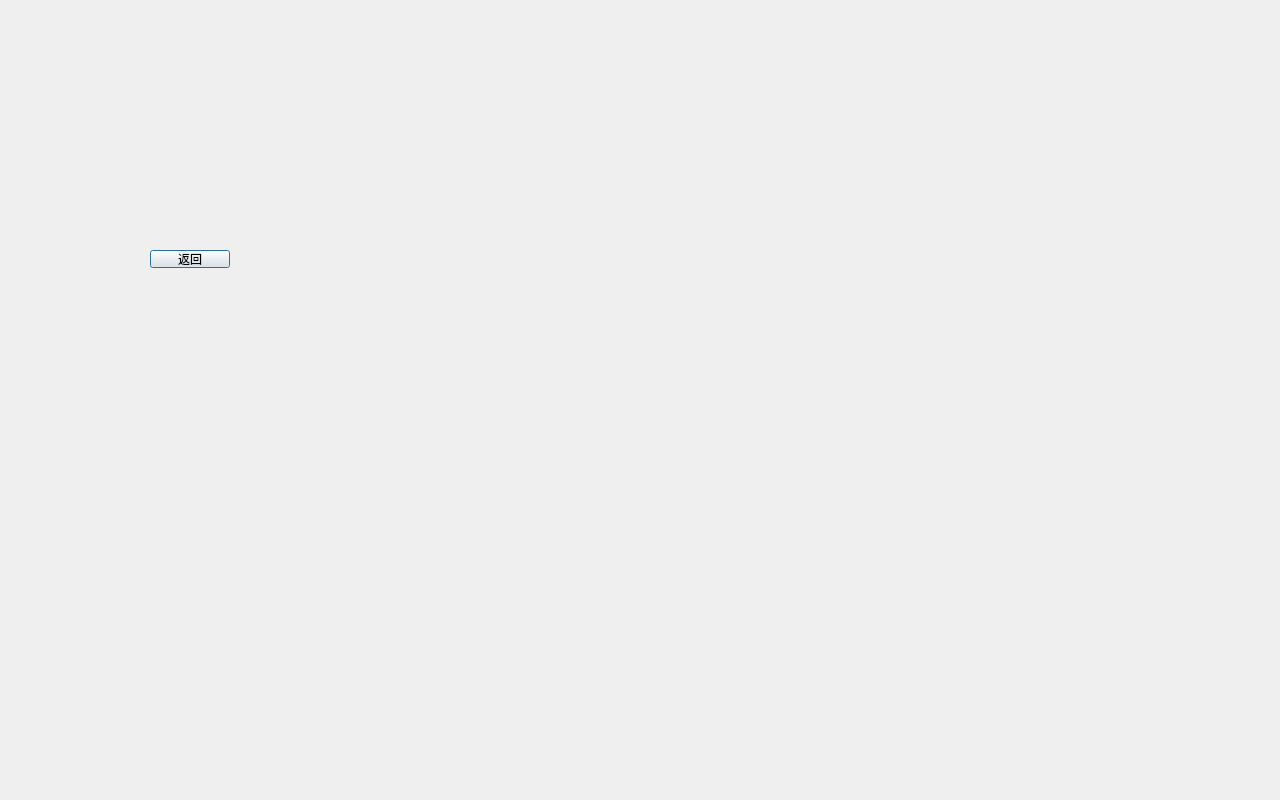
<?xml version="1.0" encoding="UTF-8"?>
<ui version="4.0">
 <class>end</class>
 <widget class="QDialog" name="end">
  <property name="geometry">
   <rect>
    <x>0</x>
    <y>0</y>
    <width>1280</width>
    <height>800</height>
   </rect>
  </property>
  <property name="windowTitle">
   <string>Dialog</string>
  </property>
  <widget class="QPushButton" name="pushButton">
   <property name="geometry">
    <rect>
     <x>150</x>
     <y>250</y>
     <width>80</width>
     <height>18</height>
    </rect>
   </property>
   <property name="text">
    <string>返回</string>
   </property>
  </widget>
 </widget>
 <resources/>
 <connections/>
</ui>
